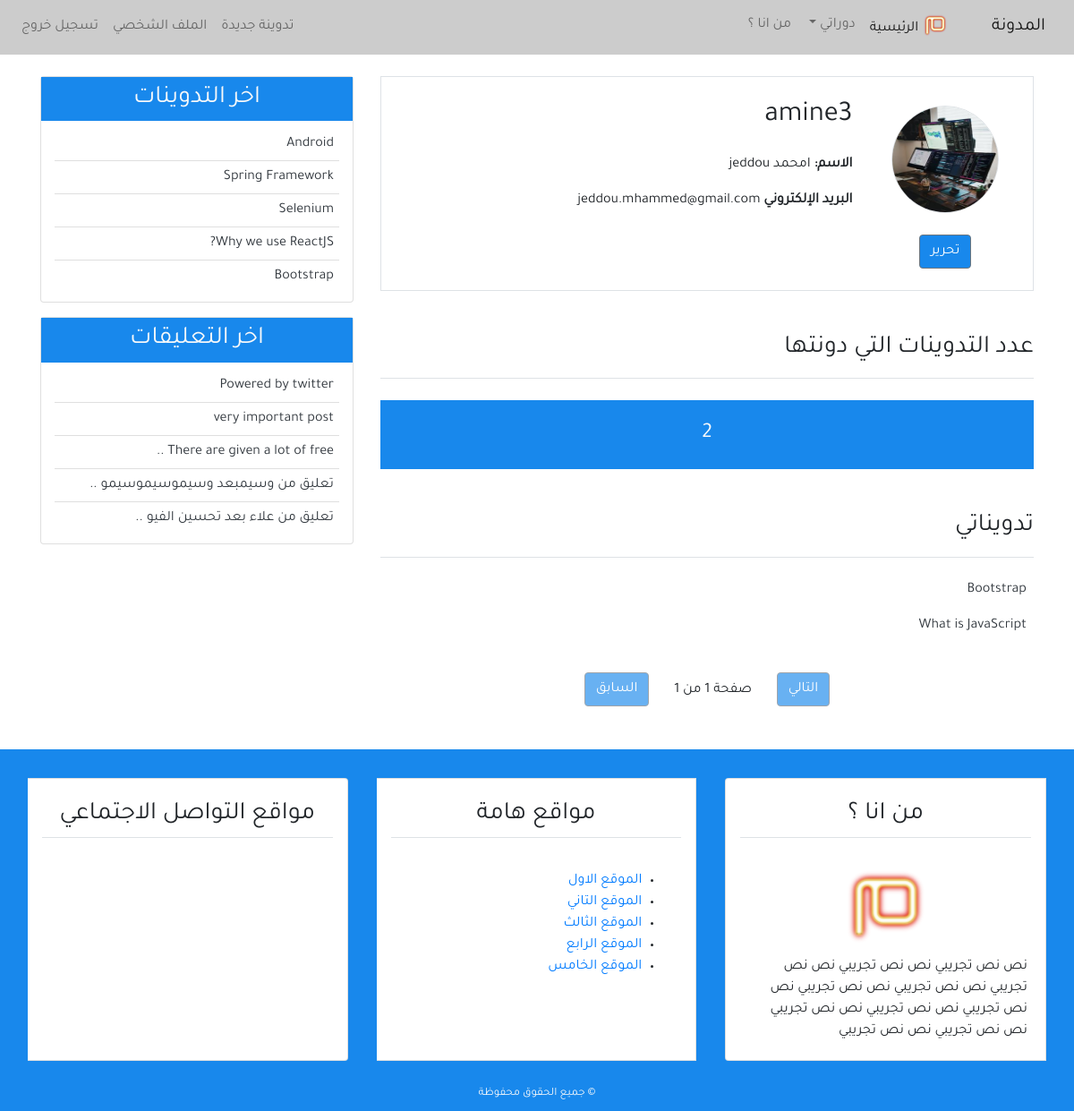
The app's page /profile/ (signed in) with its own data.
### user/models.py (models this page shows, shortened)
class Profile(models.Model):
    image = models.ImageField(default='default.jpg', upload_to='profile_pics')
    user = models.OneToOneField(User, on_delete=models.CASCADE)

### blog/models.py (models this page shows, shortened)
class Post(models.Model):
    title = models.CharField(max_length=100, blank=True, null=True)
    content = models.TextField()
    post_date = models.DateTimeField(default=timezone.now )
    post_update = models.DateTimeField(auto_now = True)
    author = models.ForeignKey(User, on_delete=models.CASCADE)
    class Meta :
        ordering = ('-post_date',)

class Comment(models.Model):
    name = models.CharField(max_length=50, verbose_name ='الاسم ' )
    email = models.EmailField(verbose_name ='البريد الالكتروني')
    body = models.TextField(verbose_name =' التعليق ')
    comment_date = models.DateTimeField(auto_now_add=True)
    active = models.BooleanField(default=True)
    post = models.ForeignKey(Post, related_name='comments', on_delete=models.CASCADE)
    class Meta :
        ordering = ('-comment_date',)

### user/views.py (the view)
# urls.py: path('profile/',views.profile,name = 'profile'),
@login_required(login_url='login')
def profile(request):
    posts = Post.objects.filter(author = request.user)
    post_list = Post.objects.filter(author = request.user)
    paginator = Paginator(post_list,6)
    page = request.GET.get('page')
    try:
        post_list = paginator.page(page)
    except PageNotAnInteger:
        post_list = paginator.page(1)
    except EmptyPage:
        post_list = paginator.page(paginator.num_page)
    return render(request,'user/profile.html',{
        'title': 'الملف الشخصي ' ,
        'posts' : posts,
        'page':page,
        'post_list':post_list
    })

### blog/templatetags/post_tag.py (called while the page is built)
@register.inclusion_tag('blog/latest_posts.html')  #decorator
def latest_posts() : #simple python function
    context ={
        'l_posts' :Post.objects.all()[0:5]
    }
    return context

@register.inclusion_tag('blog/latest_comments.html')  #decorator
def latest_comments() : #simple python function
    context ={
        'l_comments' : Comment.objects.filter(active = True)[:5],
    }
    return context

### user/templates/user/profile.html (shortened to what this page needs)
{% extends 'blog/base.html' %}
{% block content %}
    <div class="border p-4 mb-5 ">
   <div class="row">
   <div class="col-md-3 text-center">
   <img class="img-fluid rounded-circle  border m-2" style="width: 120px; height:120px;"
   src="{{ user.profile.image.url }}"
   alt="صورة الناشر"
   >
   <div class="mt-3">
       <a class="btn btn-secondary bg-secondary" href="#">    تحرير  </a>
   </div>
   </div>
   <div class="col-md-9">
    <h2 class="mb-4">{{user.username}} </h2>
    <p class="font-weight-bold">الاسم: <span class="font-weight-normal"> {{user.first_name}}  {{user.last_name}} </span></p>
    <p class="font-weight-bold"> البريد الإلكتروني <span class="font-weight-normal">{{user.email}}</span></p>
   </div>
        </div>
</div>
<div class="row">
<div class="col-md">
    <h3 class="border-bottom pb-3 mb-4">
        عدد التدوينات التي دونتها
    </h3>
    <h4 class="bg-secondary text-center p-4 text-light">
  {{posts.count}}
    </h4>
    <h3 class="border-bottom mb-4 pb-3 mt-5">تدويناتي</h3>
    {% for post  in post_list  %}
        <ul class="pr-2">
            <a class="text-dark" href="{% url 'detail' post.pk %}"> {{post.title}} </a>
        </ul>
        {% empty %}
        <h4 class="text-center mb-5">لا يوجد تدوينات</h4>
        {% endfor %}
{% include "blog/pagination.html" with page=post_list %}
</div>
</div>
{% endblock content %}

### blog/templates/blog/latest_posts.html
<ul class="list-group-flush latest-post">
    {% for post  in l_posts  %}
      <li class="list-group-item latest-post-item" >
           <a class="text-dark" href="{% url 'detail' post.pk  %}"> {{post.title}} </a>
      </li>
    {% endfor %}
</ul>

### blog/templates/blog/latest_comments.html
<ul class="list-group-flush latest-comment">
    {% for comment  in l_comments  %}
      <li class="list-group-item latest-comment-item" >
           <a class="text-dark" href="{% url 'detail' comment.post.pk  %}">
            {% if comment.body|length > 25 %}
            {{comment.body|slice:'30'}} ..
            {% else %}
            {{comment.body}}
            {% endif %}
          </a>
      </li>
      {% empty %}
      <li class="list-group-item latest-comment-item" >  لا يوجد تعليقات </li>
    {% endfor %}
</ul>

### blog/static/blog/css/main.css (style rules this page uses)
html,body { direction: rtl; text-align: right; }
body { font-family: 'Tajawal' , sans-serif; }
.bg-secondary { background-color: #1888ec !important;; }
.latest-post, .latest-comment { padding: 0 15px; }
.latest-post .latest-post-item, .latest-comment .latest-comment-item { padding: 6px; }
.latest-post li:first-child, .latest-comment li:first-child { border-top: 0; }
.latest-post li:last-child, .latest-comment li:last-child { border-bottom: 0; padding-bottom: 0; }

### records on screen
Post: title "Bootstrap"
Post: title "What is JavaScript"
Post: title "Android"
Post: title "Spring Framework"
Post: title "Selenium"
Post: title "Why we use ReactJS?"
Comment: body "Powered by twitter"
Comment: body "very important post"
Comment: body "There are given a lot of free"
Comment: body "تعليق من وسيمبعد وسيموسيموسيمو"
Comment: body "تعليق من علاء بعد تحسين الفيو"

### other values on screen
{{ user.username }} "amine3"
{{ user.first_name }} "امحمد"
{{ user.last_name }} "jeddou"
{{ user.email }} "jeddou.mhammed@gmail.com"
{{ posts.count }} "2"
{{ page.paginator.num_pages }} "1"
